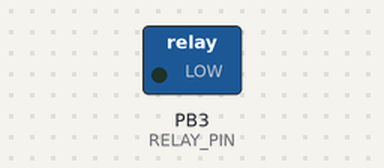
A sketch run on a simulated ATtiny85, built with avr-gcc and run on an emulated ATtiny85. On the bench: switched loads named in the sketch (green lamp = pin HIGH).

Above: at 1.5 s.
At 3.5 s:
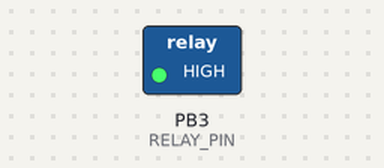
Timing chart, 0 to 6.9 s (numbered marks = the images above):
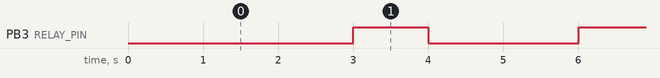

The sketch:

attiny85-relay.ino
```cpp
#define RELAY_PIN 3

#define STARTUP_DELAY 3000
#define TRIGGER_TIME 1000
#define TRIGGER_DELAY 2000
#define TRIGGER_COUNT 3

long lastTimestamp;
int currentTriggerCount;

void setup() {
  // put your setup code here, to run once:
  pinMode(RELAY_PIN,OUTPUT);
  digitalWrite(RELAY_PIN,LOW);

  currentTriggerCount = 0;
  lastTimestamp = millis();
}

void triggerRelay() {
  digitalWrite(RELAY_PIN,HIGH);
  delay(TRIGGER_TIME);
  digitalWrite(RELAY_PIN,LOW);
  currentTriggerCount++;
  lastTimestamp = millis();
}

void loop() {
  if (currentTriggerCount == 0) {
    if (millis() -lastTimestamp > STARTUP_DELAY)
      triggerRelay();
  }
  else if (currentTriggerCount < TRIGGER_COUNT) {
    if (millis() -lastTimestamp > TRIGGER_DELAY)
      triggerRelay();
  }
}
```

Measured:
- by itself, PB3 (RELAY_PIN): alternates HIGH for 1.0 s and LOW for 2.0 s, 6 changes in all, then stays LOW
